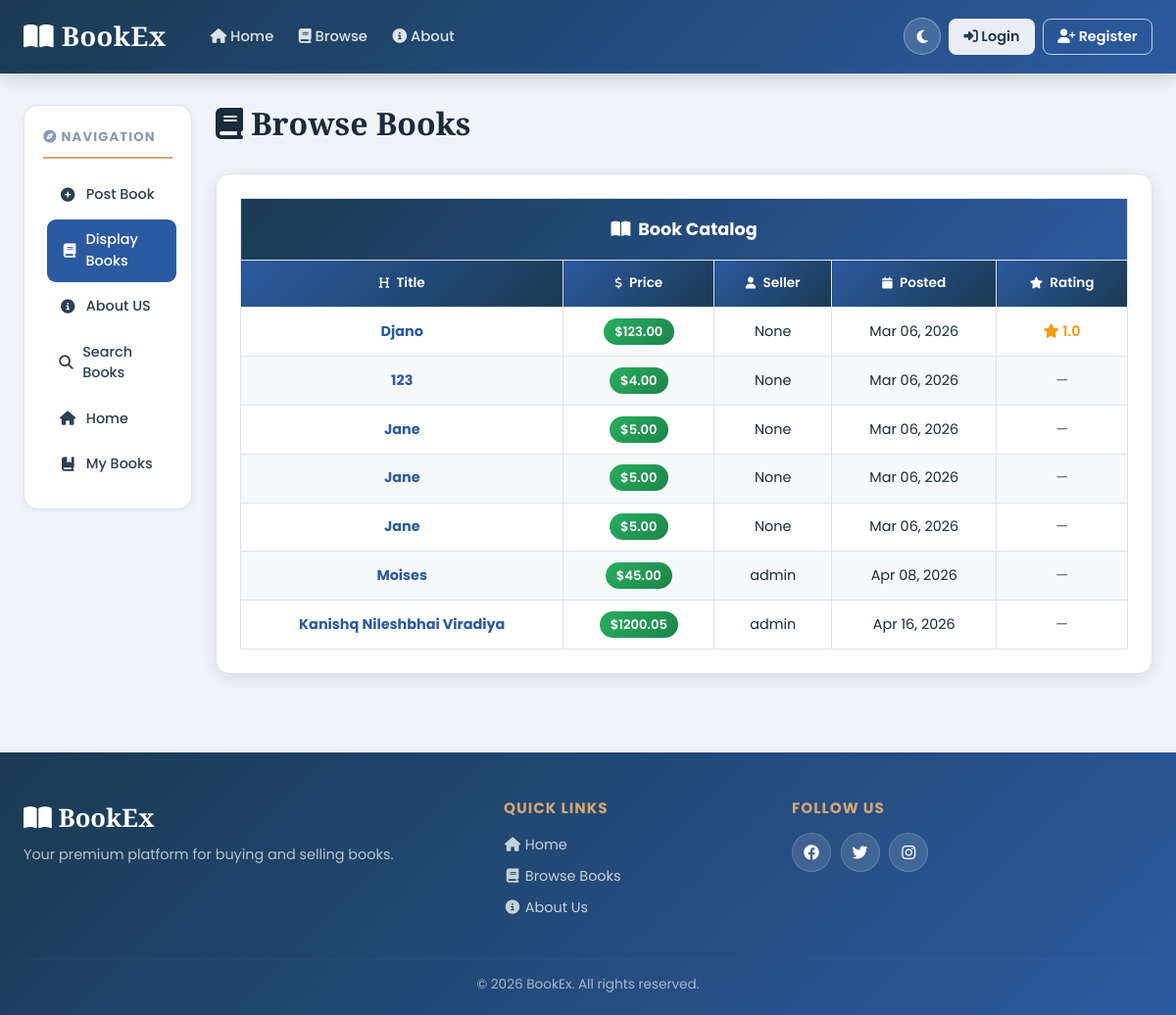
Before: /displaybooks with the older database file.
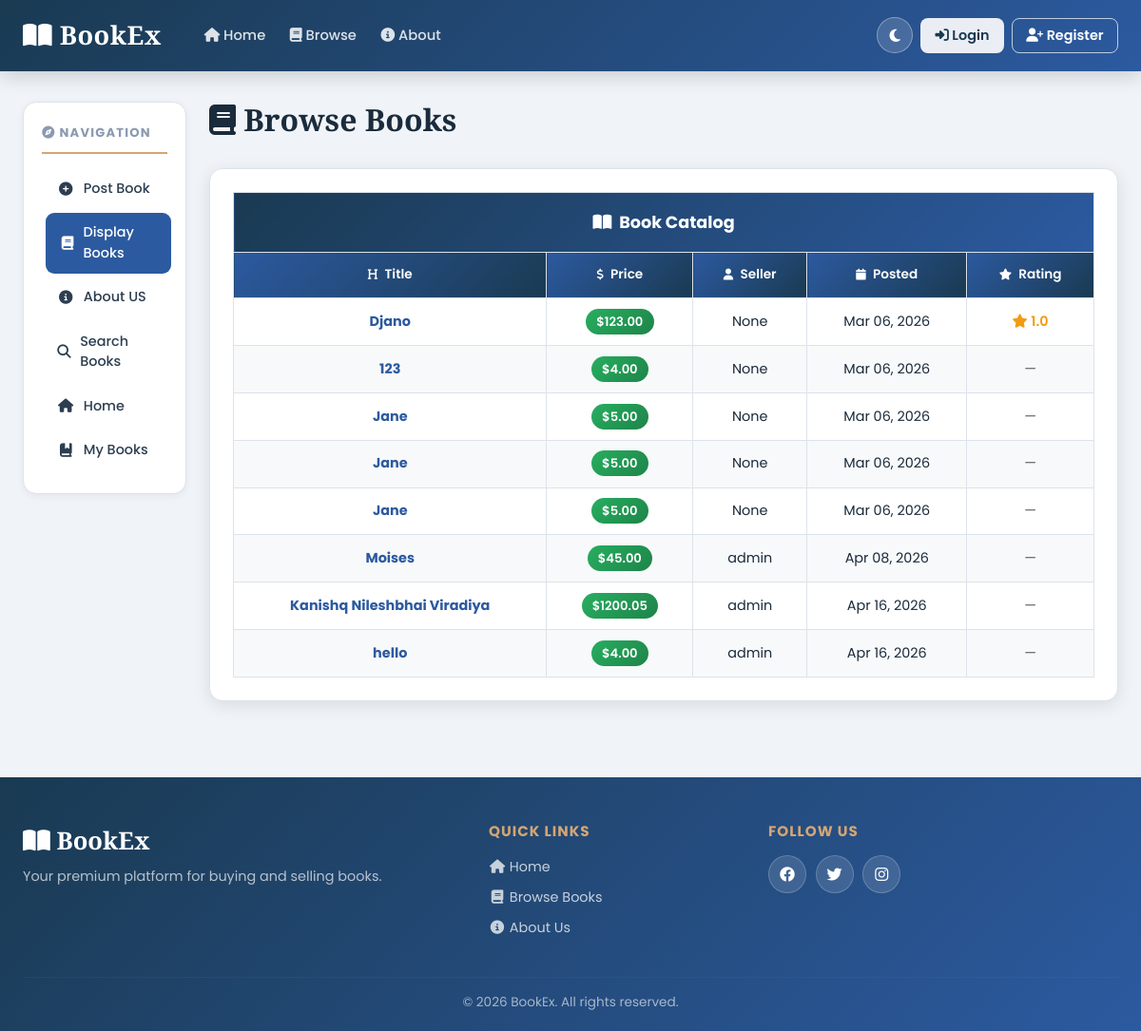
After: the same page with the newer database file.
### bookMng/models.py (models this page shows, shortened)
class MainMenu(models.Model):
    item = models.CharField(max_length=300, unique=True)
    link = models.CharField(max_length=300, unique=True)

class Book(models.Model):
    name = models.CharField(max_length=200)
    web = models.URLField(max_length=300)
    price = models.DecimalField(decimal_places=2, max_digits=8)
    publishdate = models.DateField(auto_now=True)
    picture = models.FileField(upload_to='bookEx/static/uploads')
    pic_path = models.CharField(max_length=300, editable=False, blank=True)
    username = models.ForeignKey(User, blank=True, null=True, on_delete=models.CASCADE)

### bookMng/views.py (the view)
# urls.py: path('displaybooks', views.displaybooks, name='displaybooks'),
def displaybooks(request):
    books = Book.objects.annotate(avg_rating=Avg("reviews__rating"))
    for b in books:
        b.pic_path = b.picture.url[14:]
    return render(request,
                  'bookMng/displaybooks.html',
                  {
                      'item_list': MainMenu.objects.all(),
                      'books': books
                  })

### bookEx/templates/bookMng/displaybooks.html (shortened to what this page needs)
{% extends "base.html" %}
{% load static %}
{% block sidenav %}{% include "bookMng/_sidenav.html" %}{% endblock sidenav %}
{% block content %}
<h1><i class="fas fa-book"></i> Browse Books</h1>
{% if books %}
<div class="table-container">
  <table class="professional-table">
    <thead>
      <tr class="table-title-row">
        <th colspan="{% if user.is_authenticated %}6{% else %}5{% endif %}">
          <i class="fas fa-book-open me-2"></i>Book Catalog
        </th>
      </tr>
      <tr>
        <th> Title</th>
        <th> Price</th>
        <th> Seller</th>
        <th> Posted</th>
        <th> Rating</th>
      </tr>
    </thead>
    <tbody>
      {% for book in books %}
      <tr>
        <td><a href="book_detail/{{ book.id }}"><strong>{{ book.name }}</strong></a></td>
        <td><span class="price-badge">${{ book.price }}</span></td>
        <td>{{ book.username }}</td>
        <td>{{ book.publishdate|date:"M d, Y" }}</td>
        <td>
          {% if book.avg_rating %}
          <span class="rating-stars">
            <i class="fas fa-star"></i> {{ book.avg_rating|floatformat:1 }}
          </span>
          {% else %}
          <span class="text-muted">—</span>
          {% endif %}
        </td>
      </tr>
      {% endfor %}
    </tbody>
  </table>
</div>
{% endif %}
{% endblock content %}

### bookEx/templates/bookMng/_sidenav.html
{% for item in item_list %}
<li class="nav-item">
    <a class="nav-link sidebar-link" href="{{ item.link }}">
        {% if item.link == "/" %}
        <i class="fas fa-home"></i>
        {% elif item.link == "/postbook" %}
        <i class="fas fa-plus-circle"></i>
        {% elif item.link == "/displaybooks" %}
        <i class="fas fa-book"></i>
        {% elif "aboutus" in item.link %}
        <i class="fas fa-info-circle"></i>
        {% elif "searchbooks" in item.link %}
        <i class="fas fa-search"></i>
        {% elif item.link == "/mybooks" %}
        <i class="fas fa-book-bookmark"></i>
        {% elif "inbox" in item.link %}
        <i class="fas fa-envelope"></i>
        {% else %}
        <i class="fas fa-link"></i>
        {% endif %}
        {{ item.item }}
    </a>
</li>
{% endfor %}

Changed rows visible on the page:
added Book: name "hello", price "4.00", username "admin", publishdate "Apr 16, 2026"
